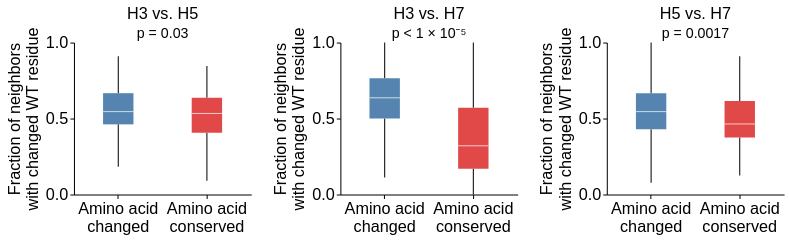

Notebook source saved alongside this figure:
### Markdown cell above
### Do buried sites with changed WT have more changed neighbors?

Compare sites where the wildtype residue changed versus was conserved (restricted to buried sites, RSA < 0.2).

### Code cell
def plot_frac_changed_boxplot(nbhd_df, ha_x, ha_y, colors, box_size=30, width=175, height=150):
    df = (
        nbhd_df
        .query('surface_exposed == "Buried"')
        .dropna(subset=['frac_changed_neighbors'])
        .reset_index(drop=True)
    )

    groups = df.groupby('same_wildtype')['frac_changed_neighbors'].apply(list)
    # Mann-Whitney U: changed > conserved
    stat, p = mannwhitneyu(
        groups.get('Amino acid changed', []),
        groups.get('Amino acid conserved', []),
        alternative='greater',
    )
    p_text = format_pvalue(p)

    label_expr = (
        "datum.label == 'Amino acid changed' ? ['Amino acid', 'changed'] "
        ": datum.label == 'Amino acid conserved' ? ['Amino acid', 'conserved'] "
        ": datum.label"
    )

    boxplot = alt.Chart(df).mark_boxplot(
        size=box_size, outliers=False
    ).encode(
        x=alt.X(
            'same_wildtype:N',
            title=None,
            axis=alt.Axis(labelAngle=0, labelExpr=label_expr),
        ),
        y=alt.Y(
            'frac_changed_neighbors:Q',
            title=['Fraction of neighbors', 'with changed WT residue'],
        ),
        color=alt.Color(
            'same_wildtype:N',
            legend=None,
            scale=alt.Scale(
                domain=list(colors.keys()),
                range=list(colors.values()),
            ),
        ),
    ).properties(
        width=width,
        height=height,
        title=alt.Title(
            f'{ha_x.upper()} vs. {ha_y.upper()}',
            fontSize=16,
            anchor='middle',
        ),
    )

    p_label = alt.Chart(pd.DataFrame({'text': [p_text]})).mark_text(
        align='center', baseline='top', fontSize=14, color='black'
    ).encode(
        text='text:N',
        y=alt.value(-15),
    )

    return boxplot + p_label


colors = {
    'Amino acid changed': '#5484AF',
    'Amino acid conserved': '#E04948',
}

(
    plot_frac_changed_boxplot(nbhd_h3_h5, 'h3', 'h5', colors)
    | plot_frac_changed_boxplot(nbhd_h3_h7, 'h3', 'h7', colors)
    | plot_frac_changed_boxplot(nbhd_h5_h7, 'h5', 'h7', colors)
).resolve_scale(y='shared')

### Figure 1 — Vega-Lite specification as saved in the notebook (floating-point values rounded to 4 significant figures; data arrays with more than 128 entries replaced by an {"elided": "..."} marker saying what was removed)
{"config": {"background": "white", "title": {"fontSize": 20, "fontWeight": "normal", "font": "Helvetica", "anchor": "start", "color": "#000000", "orient": "top", "offset": 5, "subtitleColor": "gray", "subtitleFont": "Helvetica", "subtitleFontWeight": "normal", "subtitleFontSize": 18, "subtitlePadding": 2}, "axis": {"domain": true, "domainColor": "black", "domainWidth": 1, "grid": false, "gridColor": "#DEDDDD", "gridWidth": 0.5, "labelFont": "Helvetica", "labelFontSize": 16, "labelFlush": false, "labelFontWeight": "normal", "labelPadding": 2, "tickColor": "black", "tickSize": 4, "tickCount": 3, "tickWidth": 1, "titleFont": "Helvetica", "titleAlign": "center", "titleFontWeight": "normal", "titleFontSize": 16, "titlePadding": 5}, "legend": {"labelFont": "Helvetica", "labelFontSize": 16, "symbolSize": 100, "titleFont": "Helvetica", "titleFontSize": 16, "titleFontWeight": "normal", "padding": 5, "titleLimit": 200, "gradientLength": 100}, "range": {"category": ["#4e79a7", "#f28e2c", "#e15759", "#76b7b2", "#59a14f", "#edc949", "#af7aa1", "#ff9da7", "#9c755f", "#bab0ab"], "diverging": ["#c7e9b4", "#7fcdbb", "#41b6c4", "#1d91c0", "#225ea8", "#253494"]}, "view": {"stroke": "white", "strokeWidth": 0}, "text": {"font": "Helvetica", "fontSize": 16}}, "hconcat": [{"layer": [{"data": {"name": "data-9e420cc96931837dd049466d3687e889"}, "mark": {"type": "boxplot", "outliers": false, "size": 30}, "encoding": {"color": {"field": "same_wildtype", "legend": null, "scale": {"domain": ["Amino acid changed", "Amino acid conserved"], "range": ["#5484AF", "#E04948"]}, "type": "nominal"}, "x": {"axis": {"labelAngle": 0, "labelExpr": "datum.label == 'Amino acid changed' ? ['Amino acid', 'changed'] : datum.label == 'Amino acid conserved' ? ['Amino acid', 'conserved'] : datum.label"}, "field": "same_wildtype", "title": null, "type": "nominal"}, "y": {"field": "frac_changed_neighbors", "title": ["Fraction of neighbors", "with changed WT residue"], "type": "quantitative"}}, "title": {"text": "H3 vs. H5", "anchor": "middle", "fontSize": 16}}, {"data": {"name": "data-e17f62e3a280bad2975f76836bc8f27b"}, "mark": {"type": "text", "align": "center", "baseline": "top", "color": "black", "fontSize": 14}, "encoding": {"text": {"field": "text", "type": "nominal"}, "y": {"value": -15}}}], "height": 150, "width": 175}, {"layer": [{"data": {"name": "data-1bd3c675e1da8a6d0f02ce5dffabf072"}, "mark": {"type": "boxplot", "outliers": false, "size": 30}, "encoding": {"color": {"field": "same_wildtype", "legend": null, "scale": {"domain": ["Amino acid changed", "Amino acid conserved"], "range": ["#5484AF", "#E04948"]}, "type": "nominal"}, "x": {"axis": {"labelAngle": 0, "labelExpr": "datum.label == 'Amino acid changed' ? ['Amino acid', 'changed'] : datum.label == 'Amino acid conserved' ? ['Amino acid', 'conserved'] : datum.label"}, "field": "same_wildtype", "title": null, "type": "nominal"}, "y": {"field": "frac_changed_neighbors", "title": ["Fraction of neighbors", "with changed WT residue"], "type": "quantitative"}}, "title": {"text": "H3 vs. H7", "anchor": "middle", "fontSize": 16}}, {"data": {"name": "data-c282b156d559010dc9032b5a78fce203"}, "mark": {"type": "text", "align": "center", "baseline": "top", "color": "black", "fontSize": 14}, "encoding": {"text": {"field": "text", "type": "nominal"}, "y": {"value": -15}}}], "height": 150, "width": 175}, {"layer": [{"data": {"name": "data-7ef529f8b889f9d3810d47119f827c49"}, "mark": {"type": "boxplot", "outliers": false, "size": 30}, "encoding": {"color": {"field": "same_wildtype", "legend": null, "scale": {"domain": ["Amino acid changed", "Amino acid conserved"], "range": ["#5484AF", "#E04948"]}, "type": "nominal"}, "x": {"axis": {"labelAngle": 0, "labelExpr": "datum.label == 'Amino acid changed' ? ['Amino acid', 'changed'] : datum.label == 'Amino acid conserved' ? ['Amino acid', 'conserved'] : datum.label"}, "field": "same_wildtype", "title": null, "type": "nominal"}, "y": {"field": "frac_changed_neighbors", "title": ["Fraction of neighbors", "with changed WT residue"], "type": "quantitative"}}, "title": {"text": "H5 vs. H7", "anchor": "middle", "fontSize": 16}}, {"data": {"name": "data-1811e20f96ec6e98560f60df8f9aa4cd"}, "mark": {"type": "text", "align": "center", "baseline": "top", "color": "black", "fontSize": 14}, "encoding": {"text": {"field": "text", "type": "nominal"}, "y": {"value": -15}}}], "height": 150, "width": 175}], "resolve": {"scale": {"y": "shared"}}, "$schema": "https://vega.github.io/schema/vega-lite/v5.20.1.json", "datasets": {"data-9e420cc96931837dd049466d3687e889": {"elided": "296 records"}, "data-e17f62e3a280bad2975f76836bc8f27b": [{"text": "p = 0.03"}], "data-1bd3c675e1da8a6d0f02ce5dffabf072": {"elided": "296 records"}, "data-c282b156d559010dc9032b5a78fce203": [{"text": "p < 1 × 10⁻⁵"}], "data-7ef529f8b889f9d3810d47119f827c49": {"elided": "296 records"}, "data-1811e20f96ec6e98560f60df8f9aa4cd": [{"text": "p = 0.0017"}]}}
